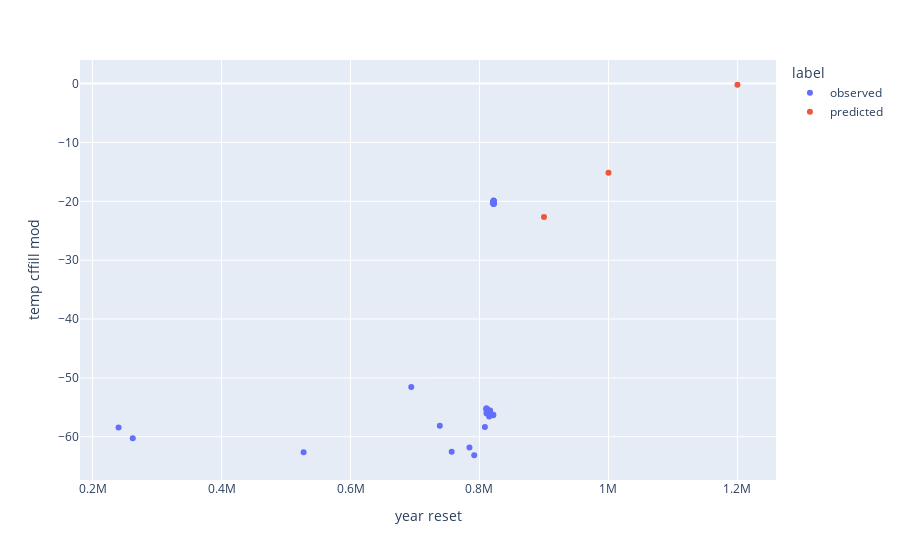

Notebook code cell kept with this figure:
### Code cell
px.scatter(temp_predict, x='year reset', y='temp cffill mod', color='label')

### Figure 1 — Plotly figure (JSON) as saved in the notebook; plotly's stock layout.template omitted (floating-point values rounded to 4 significant figures)
{"data": [{"hovertemplate": "label=observed<br>year reset=%{x}<br>temp cffill mod=%{y}<extra></extra>", "legendgroup": "observed", "marker": {"color": "#636efa", "symbol": "circle"}, "mode": "markers", "name": "observed", "orientation": "v", "showlegend": true, "type": "scatter", "x": [240331, 262377, 527270, 694216, 738505, 756899, 784407, 791818, 808398, 810446, 810702, 810943, 811311, 812117, 815000, 816181, 816468, 821166, 821443, 821867, 821868, 821868, 821869, 821870, 821871, 821871, 821872, 821873, 821874, 821874, 821875, 821875, 821876, 821877, 821877, 821878, 821879, 821879, 821880, 821881, 821882, 821883, 821884, 821885, 821886, 821887, 821888, 821889, 821890, 821891, 821892, 821893, 821894, 821895, 821896, 821897, 821898, 821899, 821900, 821901, 821902, 821903, 821904, 821905, 821906, 821907, 821908, 821909, 821910], "xaxis": "x", "y": [-58.45, -60.25, -62.65, -51.55, -58.15, -62.55, -61.85, -63.15, -58.35, -55.35, -55.15, -56.05, -55.85, -55.35, -56.55, -56.25, -55.55, -56.35, -56.25, -20.4, -20.3, -20.3, -20.2, -20.42, -20.22, -20.22, -20.32, -20.33, -20.36, -20.36, -20.32, -20.32, -20.21, -20.41, -20.41, -20.27, -20.26, -20.26, -20.25, -20.3, -20.36, -20.2, -20.33, -20.33, -20.18, -20.23, -20.3, -20.26, -20.13, -20.12, -20.18, -20.1, -20.16, -20.01, -20.33, -20.14, -20.1, -20.2, -20.23, -20.12, -20.1, -20.06, -19.86, -19.95, -20.06, -20.02, -19.91, -20.06, -20.01], "yaxis": "y"}, {"hovertemplate": "label=predicted<br>year reset=%{x}<br>temp cffill mod=%{y}<extra></extra>", "legendgroup": "predicted", "marker": {"color": "#EF553B", "symbol": "circle"}, "mode": "markers", "name": "predicted", "orientation": "v", "showlegend": true, "type": "scatter", "x": [900000, 1000000, 1200000], "xaxis": "x", "y": [-22.65, -15.17, -0.1921], "yaxis": "y"}], "layout": {"legend": {"title": {"text": "label"}, "tracegroupgap": 0}, "margin": {"t": 60}, "xaxis": {"anchor": "y", "domain": [0, 1], "title": {"text": "year reset"}}, "yaxis": {"anchor": "x", "domain": [0, 1], "title": {"text": "temp cffill mod"}}}}
